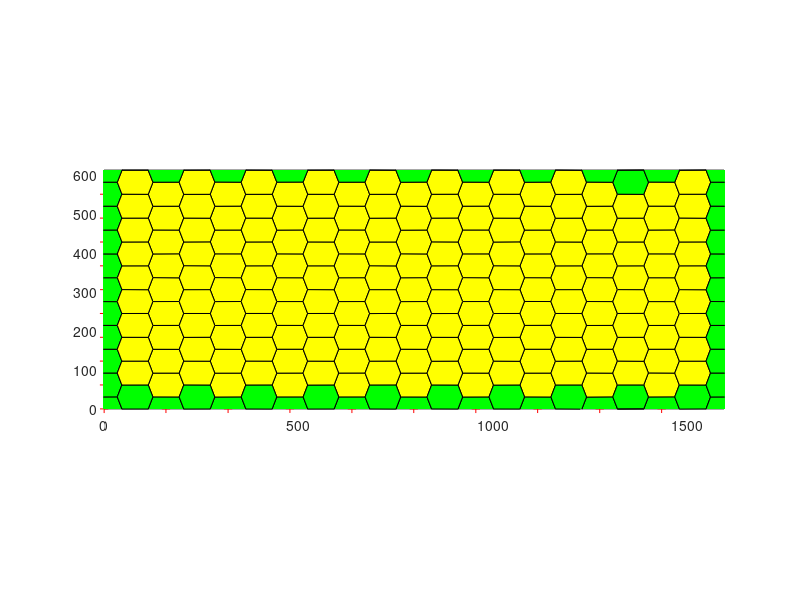

Here is the MATLAB script that generated this plot:
%%%%%%%%%%%%%%%%%%%%%%%%%%%%%%%%%%%%%%%%%%%%%%%%%%%%%%%%%%%%%%%%%%%%%%%%%%%
% This script produces a txt file with the initial conditions needed to run the 
% vertex model cpp exicutable. The Global values are set by the user. The
% cell positions are a honeycomb tilling of the plane. The resulting txt file
% contians all the global parameter values and cell, edge, and vertex
% locatons and neighbors. 
%
% To use this file specify the name of the output txt file and the number
% of cells you would like in your tissue. You may wish to modify some
% global parameters to fit your needs. 
%%%%%%%%%%%%%%%%%%%%%%%%%%%%%%%%%%%%%%%%%%%%%%%%%%%%%%%%%%%%%%%%%%%%%%%%%%%
clear

%% Inputs needed
nomfichier='mytissue.txt';  %the file name
n=10;                       %1/2 of the Cells per row
m=10;                       %Cells per collumn 
r=89542;                    %Seed for the random number generators

%% Global Parameters 
GAMMA =10;                  %Tension on an edge
l= sqrt(2) * 25;            %Average edge length
t0 = 1;                     %Standard unit of time 
RLXLY = 1;                  %Ratio of LX to LY (used to make rectangular boxes) 
Ratio = 0.3;                %ratio of pressure to tension forces (standard value 0.3)
Ralpha=100;                   %Ralpha=10 means the box evolves 10 times slower then the vertices
TOTALTIME =	20;             %How long to run the simulation 
CURRENTTIME = 0.0;          %The initial time
TIMEINTERVAL =	2;        %How often to output the current configuration of the tissue
INITIALSTEPSIZE = 0.1;    %Initial stepsize for the numberic integrator 
error_tolerance_absolute_mechanical = 0.01;  %Error tolerence for use with the adaptive stepsize integrators 
LX=n*3*l+1;
LY=m*sqrt(3)*l+1; 
NCells=n*m*2;
A0 = 4033.1139     ;                    %LX*LY/NCells;                   %Cells want to have area A0
%Here, I'm making a strain test for the hexagonal lattice by calculating
%what the preferred area should be for the initial area of all the cells to
% the equilibrium area.
MINAREA = A0/100;                    %Minimum allowed cell area (smaller cells will be removed)
MINLENGTH =	l/40;                    %Minimum edge length (smaller edges will be merged to form a fourfold vertex
NEWEDGELENGTH =	l/20;                %Length of a new edge created in the T1 process
% K = Ratio * GAMMA / l^3 ;           %for pressure=K(A-A0)
K = Ratio * 10 * GAMMA / l;          %for pressure=K(1-A/A0)
Alpha_M = GAMMA*t0/l;                % Drag coefficent
TISSUE_ALPHA = Ralpha*Alpha_M;       % How fast the box size updates relative to the vertex motion
TISSUE_EXT_STRESS_Y = 0;             % External Stress on the tissue (positive values expancile) 
TISSUE_EXT_STRESS_X = 0;
SIMTIMERES = 5;                     %  picks how often the simulation writes to the outputfile
%% Create the Hexagonal tillining 
SEED = r;
rng(SEED); 
f2=figure();
offset=0.01*l; 
Points1=zeros(NCells,2); 
k=1; 
strainx = .5;

%Grid One
for i=0:n-1
    for j=0:m-1
        Points1(k,:)=[(3*i*l +rand()*offset)*(1 +strainx) ,sqrt(3)*j*l+rand()*offset]; 
        k=k+1; 
    end
end
% Grid two

for i=0:n-1
    for j=0:m-1
        Points1(k,:)=[((3*i+3/2)*l +rand()*offset)* (1 + strainx) , (sqrt(3)*j+sqrt(3)/2)*l+rand()*offset]; 
        k=k+1; 
    end
end

LX = LX * (1 + strainx);
Pointsa=Points1+[LX *ones(NCells,1) LY*zeros(NCells,1)];
Pointsb=Points1-[LX*zeros(NCells,1) LY*ones(NCells,1)];
Pointsc=Points1-[LX*ones(NCells,1) LY*zeros(NCells,1)];
Pointsd=Points1+[LX*zeros(NCells,1) LY*ones(NCells,1)];
Pointse=Points1+[LX*ones(NCells,1) LY*ones(NCells,1)];
Pointsf=Points1+[LX*ones(NCells,1) -LY*ones(NCells,1)];
Pointsg=Points1+[-LX*ones(NCells,1) LY*ones(NCells,1)];
Pointsh=Points1+[-LX*ones(NCells,1) -LY*ones(NCells,1)];
Pointst=[Points1; Pointsa; Pointsb; Pointsc; Pointsd; Pointse; Pointsf; Pointsg; Pointsh];
[v,c]=voronoin(Pointst); 


%% Plot a Representation of the result
set(0,'CurrentFigure',f2);
plot(Points1(:,1),Points1(:,2),'r+');
for i = 1:length(c) 
    %ca are the cells that are in the interior only
    IN=(all(v(c{i},1)>0)&all(v(c{i},1)<LX)&all(v(c{i},2)>0)&all(v(c{i},2)<LY));
    %ca have cells that are at the border
    IN2=(any(v(c{i},1)>0)&any(v(c{i},1)<LX)&any(v(c{i},2)>0)&any(v(c{i},2)<LY))&(~IN);
    if (all(c{i}~=1)&&IN)  
    set(0,'CurrentFigure',f2)
    patch(v(c{i},1),v(c{i},2),'y'); % use color yellow.
    end
    % cells crossing the border
    if (all(c{i}~=1)&&(IN2))  
    set(0,'CurrentFigure',f2)
    patch(v(c{i},1),v(c{i},2),'g'); % use color green.
    end
end
set(0,'CurrentFigure',f2)
axis equal
xlim([0 LX]);
ylim([0 LY]);


for i = 1:length(c)
   INGLOBAL=any((v(c{i},1)>0)&v(c{i},1)<LX&v(c{i},2)>0&v(c{i},2)<LY);
   if INGLOBAL
       ListVertex=c{i};
       area=0;
       for k=1:length(c{i})
           kplus=mod(k,length(c{i}))+1;
           area=area+v(c{i}(k),1)*v(c{i}(kplus),2)-v(c{i}(kplus),1)*v(c{i}(k),2);
       end
       if(area<0) c{i}=fliplr(c{i}); end
   end
end

%% Export to a txt file
fid=fopen(nomfichier,'wt');
fprintf(fid, 'Voronoi Tesselation Data: \n');
fprintf(fid, 'NumbCells %d \t rng %d \n', NCells, r);
fprintf(fid, 'ratio pressure to tension\t%f\n', Ratio);
fprintf(fid, 'Global:\n');
fprintf(fid, 'LX\t%f\nLY\t%f\n', LX, LY);
fprintf(fid, 'A0\t%f\n', A0);
fprintf(fid, 'SEED\t%d\n', SEED);
fprintf(fid, 'TIMEINTERVAL\t%f\n', TIMEINTERVAL);
fprintf(fid, 'MINAREA\t%f\n', MINAREA);
fprintf(fid, 'MINLENGTH\t%f\n', MINLENGTH);
fprintf(fid, 'NEWEDGELENGTH\t%f\n', NEWEDGELENGTH);
fprintf(fid, 'K\t%f\n', K);
fprintf(fid, 'GAMMA\t%f\n', GAMMA);
fprintf(fid, 'TOTALTIME\t%f\n', TOTALTIME);
fprintf(fid, 'CURRENTTIME\t%f\n', CURRENTTIME);
fprintf(fid, 'INITIALSTEPSIZE\t%f\n', INITIALSTEPSIZE);
fprintf(fid, 'error_tolerance_absolute_mechanical\t%f\n', error_tolerance_absolute_mechanical);
fprintf(fid, 'TISSUE_ALPHA\t%f\n', TISSUE_ALPHA);
fprintf(fid, 'ALPHAM\t%f\n', Alpha_M);
fprintf(fid, 'TISSUE_EXT_STRESS_X\t%f\n', TISSUE_EXT_STRESS_X);
fprintf(fid, 'TISSUE_EXT_STRESS_Y\t%f\n', TISSUE_EXT_STRESS_Y);
fprintf(fid, 'SIMTIMERES\t%d\n', SIMTIMERES);
fprintf(fid, 'endGlobal\n'); 
fprintf(fid, 'Vertices\n');
fprintf(fid, 'id\tx\ty\n');

NbVertex=0;
CentralVertices=zeros(length(v),2);
for i = 2:length(v)   % v(1) is always a point at infinity, so skip (NOTED ADDED BY DKL 7/5/10)
   if(v(i,1)>0&&v(i,1)<LX&&v(i,2)>0&&v(i,2)<LY)
       fprintf(fid,'%d',i); 
       fprintf(fid,'\t %2.4f',v(i,1));
       fprintf(fid,'\t %2.4f',v(i,2));
       fprintf(fid,'\n');
       NbVertex=NbVertex+1;
       CentralVertices(NbVertex,1)=v(i,1);
       CentralVertices(NbVertex,2)=v(i,2);
   end
end

CentralVertices=CentralVertices(1:NbVertex,1:2);
EqVertex=zeros(NbVertex,1);

for i = 2:length(v)
   vcorrige=zeros(1,2);
   vtest=v(i,:);

   if (vtest(1)>0&&vtest(1)<LX&&vtest(2)>0&&vtest(2)<LY) vcorrige=vtest;end
   vtest=v(i,:)-LX*[1 0];
   if (vtest(1)>0&&vtest(1)<LX&&vtest(2)>0&&vtest(2)<LY) vcorrige=vtest;  end
   vtest=v(i,:)-LY*[0 1];
   if (vtest(1)>0&&vtest(1)<LX&&vtest(2)>0&&vtest(2)<LY) vcorrige=vtest;  end
   vtest=v(i,:)+LX*[1 0];
   if (vtest(1)>0&&vtest(1)<LX&&vtest(2)>0&&vtest(2)<LY) vcorrige=vtest;  end
   vtest=v(i,:)+LY*[0 1];
   if (vtest(1)>0&&vtest(1)<LX&&vtest(2)>0&&vtest(2)<LY) vcorrige=vtest;  end
   vtest=v(i,:)-[LX LY];
   if (vtest(1)>0&&vtest(1)<LX&&vtest(2)>0&&vtest(2)<LY) vcorrige=vtest;  end
   vtest=v(i,:)-[LX -LY];
   if (vtest(1)>0&&vtest(1)<LX&&vtest(2)>0&&vtest(2)<LY) vcorrige=vtest;  end
   vtest=v(i,:)+[LX LY];
   if (vtest(1)>0&&vtest(1)<LX&&vtest(2)>0&&vtest(2)<LY) vcorrige=vtest;  end
   vtest=v(i,:)+[LX -LY];
   if (vtest(1)>0&&vtest(1)<LX&&vtest(2)>0&&vtest(2)<LY) vcorrige=vtest;  end
   column=find(all(abs((repmat(vcorrige,size(v,1),1))'-v')<0.000001));%strmatch(vcorrige, v);
   if(~isempty(column))
       EqVertex(i)=column;
   end

end

fprintf(fid, 'Edges\n');
fprintf(fid, 'id\tvertex1\tvertex2\txflag\tyflag\n');
NbEdgeMax=3*NbVertex;
Edges.Vertices=zeros(NbEdgeMax,2);
Edges.Crossx12=zeros(NbEdgeMax,1);
Edges.Crossx21=zeros(NbEdgeMax,1);
Edges.Crossy12=zeros(NbEdgeMax,1);
Edges.Crossy21=zeros(NbEdgeMax,1);

EdgeIncrement=0; %the number of the edge so you get 1,2,3,4 as edge lables
for i = 1:length(c) %For each vertex
   INGLOBAL=any( (v(c{i},1)>0) & v(c{i},1)<LX & v(c{i},2)>0 & v(c{i},2)<LY);
   if INGLOBAL %If it is in the reigon of intrest
       ListVertex=c{i}; %list of edges in each cell in the reigon 
       for j=1:length(ListVertex) %for each edge in the cell
           testdejainscrit=0;
           % if we look at the current edge is in the list
           for k=1:EdgeIncrement
               if ((EqVertex((ListVertex(j)))==Edges.Vertices(k,1)...
                       &&EqVertex(ListVertex(mod(j,length(ListVertex))+1))==Edges.Vertices(k,2))...%the modulus is to be on that loop
                       ||...
                       (EqVertex(ListVertex(j))==Edges.Vertices(k,2)...
                       &&EqVertex(ListVertex(mod(j,length(ListVertex))+1))==Edges.Vertices(k,1)))
                   testdejainscrit=1;
               else
               end
           end
           % if it is not there we added at the end
           if(~testdejainscrit)
               EdgeIncrement=EdgeIncrement+1;
               Edges.Vertices(EdgeIncrement,1)=EqVertex(ListVertex(j)); %the first vertex
               Edges.Vertices(EdgeIncrement,2)=EqVertex(ListVertex(mod(j,length(ListVertex))+1)); %the second vertex
               Vertex1encours=ListVertex(j);
               Vertex1encourseq=EqVertex(ListVertex(j));
               Vertex2encours=ListVertex(mod(j,length(ListVertex))+1);
               Vertex2encourseq=EqVertex(ListVertex(mod(j,length(ListVertex))+1));
               % and is written in the file
               fprintf(fid,'%d',EdgeIncrement);
               fprintf(fid,'\t %d', Edges.Vertices(EdgeIncrement,1));
               fprintf(fid,'\t %d', Edges.Vertices(EdgeIncrement,2));
               % must be a test to see if the one-vertex through a
               % rating (a vertex in, one out) 2-if there are two vertices
               % out but through the side anyway (happens on the corner)
               VertexCross21=(EqVertex(ListVertex(j))~=ListVertex(j))&&(EqVertex(ListVertex(mod(j,length(ListVertex))+1))==ListVertex(mod(j,length(ListVertex))+1));
               VertexCross12=(EqVertex(ListVertex(j))==ListVertex(j))&&(EqVertex(ListVertex(mod(j,length(ListVertex))+1))~=ListVertex(mod(j,length(ListVertex))+1));
               % cas 1

               %  x12=x21=y12=y21=0;

               %Periodic boundary condition testing
               if((EqVertex(ListVertex(j))~=ListVertex(j))&&(EqVertex(ListVertex(mod(j,length(ListVertex))+1))==ListVertex(mod(j,length(ListVertex))+1)))
                   if(v(ListVertex(j),1)<0) Edges.Crossx12(EdgeIncrement)=1;%fprintf(fid,' xCrossBoundary12');
                       %    x12=1;
                   end
                   if(v(ListVertex(j),1)>LX) Edges.Crossx21(EdgeIncrement)=1;%fprintf(fid,' xCrossBoundary21');
                       %   x21=1;
                   end
                   if(v(ListVertex(j),2)<0) Edges.Crossy12(EdgeIncrement)=1;%fprintf(fid,' yCrossBoundary12');
                       %   y12=1;
                   end
                   if(v(ListVertex(j),2)>LY) Edges.Crossy21(EdgeIncrement)=1;%fprintf(fid,' yCrossBoundary21');
                       %    y21=1;
                   end
               end
               if((EqVertex(ListVertex(j))==ListVertex(j))&&(EqVertex(ListVertex(mod(j,length(ListVertex))+1))~=ListVertex(mod(j,length(ListVertex))+1)))
                   if(v(ListVertex(mod(j,length(ListVertex))+1),1)<0) 
                       Edges.Crossx21(EdgeIncrement)=1;
                   end
                   if(v(ListVertex(mod(j,length(ListVertex))+1),1)>LX) 
                       Edges.Crossx12(EdgeIncrement)=1;
                   end
                   if(v(ListVertex(mod(j,length(ListVertex))+1),2)<0) 
                       Edges.Crossy21(EdgeIncrement)=1;
                   end
                   if(v(ListVertex(mod(j,length(ListVertex))+1),2)>LY) 
                       Edges.Crossy12(EdgeIncrement)=1;
                   end
               end
               %cas 2
               if((EqVertex(ListVertex(j))~=ListVertex(j))&&(EqVertex(ListVertex(mod(j,length(ListVertex))+1))~=ListVertex(mod(j,length(ListVertex))+1)))
                   % if the vertex is in the range which is not
                   % moving in the same direction, is that both
                   % ends of the edge are not contained in the same
                   % in the time interval.
                   v1=v(ListVertex(j),:);
                   v2=v(ListVertex(mod(j,length(ListVertex))+1),:);
                   eqv1=v(EqVertex(ListVertex(j)),:);
                   eqv2=v(EqVertex(ListVertex(mod(j,length(ListVertex))+1)),:);
                   %Periodic boundary condition chehck again
                   if(v2(1)>v1(1))&&(eqv2(1)<eqv1(1)) 
                       Edges.Crossx12(EdgeIncrement)=1;
                   end
                   if(v2(1)<v1(1))&&(eqv2(1)>eqv1(1)) 
                       Edges.Crossx21(EdgeIncrement)=1;
                   end
                   if (v2(2)>v1(2))&&(eqv2(2)<eqv1(2))
                       Edges.Crossy12(EdgeIncrement)=1;
                   end
                   if (v2(2)<v1(2))&&(eqv2(2)>eqv1(2)) 
                       Edges.Crossy21(EdgeIncrement)=1;
                   end
               end
              
               %New output added by MS 4/17/2014
               if ( (Edges.Crossx12(EdgeIncrement)==1) || (Edges.Crossx21(EdgeIncrement)==1) )
                   newxflag=1;
               end
               if ( (Edges.Crossx12(EdgeIncrement)==0) && (Edges.Crossx21(EdgeIncrement)==0) )
                   newxflag=0;
               end
               if ( (Edges.Crossy12(EdgeIncrement)==1) || (Edges.Crossy21(EdgeIncrement)==1) )
                   newyflag=1;
               end
               if ( (Edges.Crossy12(EdgeIncrement)==0) && (Edges.Crossy21(EdgeIncrement)==0) )
                   newyflag=0;
               end
               
               fprintf(fid,'\t %d \t %d \n', newxflag, newyflag);

           end
       end

   end
end

cinside=cell(length(c),1);
CellIncrement=0;
for i=1:length(c)
   INGLOBAL=any((v(c{i},1)>0)&v(c{i},1)<LX&v(c{i},2)>0&v(c{i},2)<LY);
   if INGLOBAL
       CellIncrement=CellIncrement+1;
       cinside{CellIncrement}=EqVertex(c{i});

   end
end
NbCellsInside=CellIncrement;
cinside=cinside(1:NbCellsInside);
cinside2=cell(NbCellsInside,1);
CellIncrement=0;
for i=1:NbCellsInside
   dejavu=false;
   for j=1:i-1
       if ((length(cinside{i})==length(cinside{j}))&&all(sort(cinside{i})==sort(cinside{j}))) dejavu=true; end
   end
   if (~dejavu) CellIncrement=CellIncrement+1;cinside2{CellIncrement}=cinside{i}; end
end
cinside2=cinside2(1:CellIncrement);
fprintf(fid, 'Cells\n');
fprintf(fid, 'id\tA0\tEdgeNumb\tEdgeList\n');
for i=1:length(cinside2)
   ListVertex=c{i};
   fprintf(fid,'%d\t%f\t%d\t',i, A0, length(ListVertex));
   for j=1:length(ListVertex)
       NumeroEdge=0;
       % if we look at the current edge is in the list
       for k=1:EdgeIncrement
           if (EqVertex((ListVertex(j)))==Edges.Vertices(k,1)...
                   &&EqVertex(ListVertex(mod(j,length(ListVertex))+1))==Edges.Vertices(k,2))
               NumeroEdge=k;
           end % modulo is to be on that loop
           if(EqVertex(ListVertex(j))==Edges.Vertices(k,2)...
                   &&EqVertex(ListVertex(mod(j,length(ListVertex))+1))==Edges.Vertices(k,1))
               NumeroEdge=k; %MS change to always be positive
           end
       end
       % and is written in the file
       fprintf(fid,'%d,',NumeroEdge);
   end
   fprintf(fid, '\n');
end
fprintf(fid, 'End\n');
fclose(fid);
